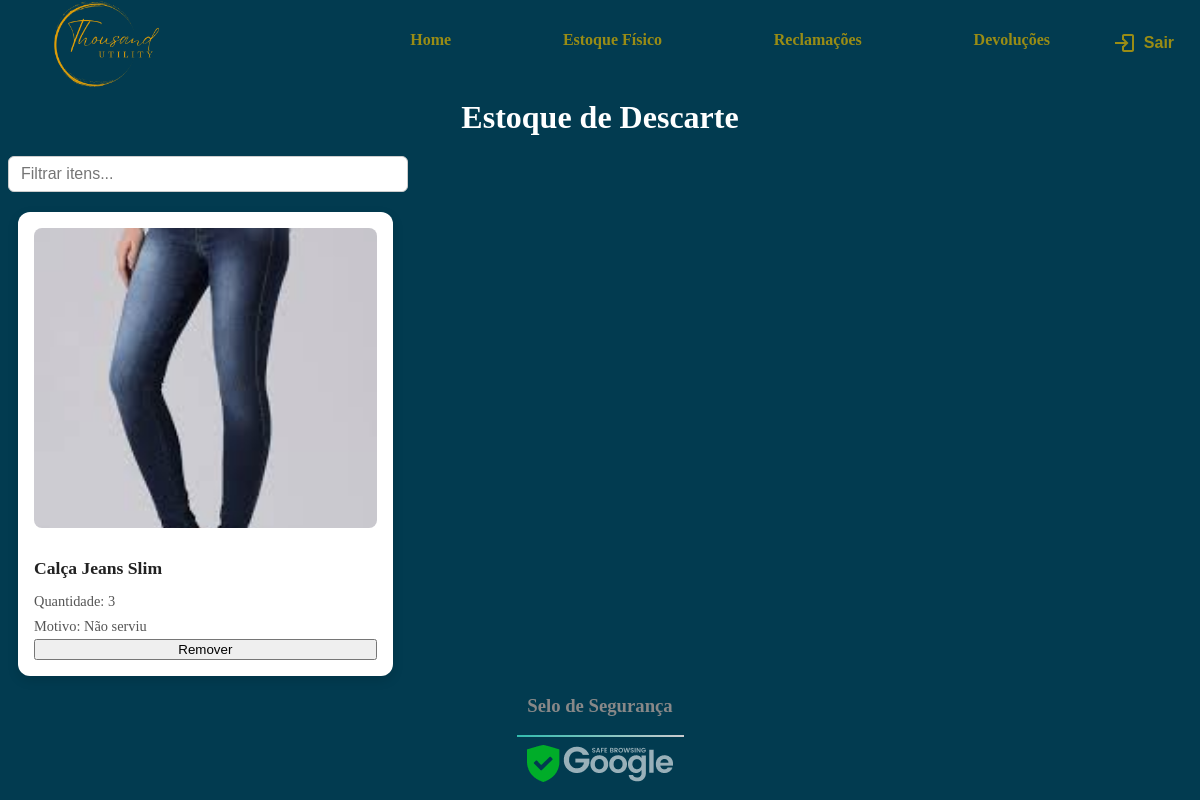
Page /descarte on the committed database.
### tables this page shows
CREATE TABLE descarte (
        id INTEGER PRIMARY KEY AUTOINCREMENT,
        nome TEXT NOT NULL,
        motivo TEXT NOT NULL,
        quantidade INTEGER NOT NULL,
        preco REAL,
        imagem TEXT NOT NULL
    );

### app.py (the view)
@app.route('/descarte')
def descarte():
    conn = get_db()
    itens_descarte = conn.execute('SELECT * FROM descarte').fetchall()
    return render_template('descarte.html', itens=itens_descarte, logo='imagens/logoPI.png')

### app.py (called while the page is built)
def get_db():
    db = getattr(g, '_database', None)
    if db is None:
        db = g._database = sqlite3.connect(DATABASE)
        db.row_factory = sqlite3.Row
    return db

@app.teardown_appcontext
def close_connection(exception):
    db = getattr(g, '_database', None)
    if db is not None:
        db.close()

### templates/descarte.html (shortened to what this page needs)
<!DOCTYPE html>
<html lang="PT">
  <head>
    <link rel="stylesheet" href="{{ url_for('static', filename='css/style.css') }}" />
  </head>
  <body>
    <header>
      <div id="header">
        <img src="{{ url_for('static', filename='imagens/logoPI.png') }}" alt="Logo" class="logo" />
        <nav id="nav">
          <ul id="menu" role="menu">
            <li><a href="{{ url_for('home') }}">Home</a></li>
            <li><a href="{{ url_for('estoque_fisico') }}">Estoque Físico</a></li>
            <li><a href="{{ url_for('reclamacoes') }}">Reclamações</a></li>
            <li><a href="{{ url_for('estoque_devolucao') }}">Devoluções</a></li>
            <a
              href="{{ url_for('home') }}"
              title="Sair"
              style="display: inline-flex; align-items: center; gap: 8px; text-decoration: none; color: rgb(153, 140, 21); font-family: Arial, sans-serif; font-size: 16px;"
            >
              <svg
                xmlns="http://www.w3.org/2000/svg"
                width="24"
                height="24"
                viewBox="0 0 24 24"
                fill="rgb(153, 140, 21)"
              >
                <path d="M10.09 15.59L11.5 17l5-5-5-5-1.41 1.41L12.67 11H3v2h9.67l-2.58 2.59z" />
                <path
                  d="M20 3H12c-1.1 0-2 .9-2 2v4h2V5h8v14h-8v-4h-2v4c0 1.1.9 2 2 2h8c1.1 0 2-.9 2-2V5c0-1.1-.9-2-2-2z"
                />
              </svg>
              <span>Sair</span>
            </a>
          </ul>
        </nav>
      </div>
    </header>
    <main>
      <h1 id="descarte">Estoque de Descarte</h1>
      <input type="text" id="filtro" placeholder="Filtrar itens..." />
       <div class="container-cards grid" id="cards-container">
          {% for item in itens %}
            <div class="card" data-id="{{ item['id'] }}">
              <img src="{{ url_for('static', filename=item['imagem']) }}" alt="{{ item['nome'] }}">
              <h3>{{ item['nome'] }}</h3>
              <p>Quantidade: {{ item['quantidade'] }}</p>
              <p>Motivo: {{ item['motivo'] }}</p>
              <button class="btn-remover" data-id="{{ item['id'] }}">Remover</button>
            </div>
          {% else %}
            <p>Nenhum item no descarte.</p>
          {% endfor %}
        </div>
    </main>
    <footer>
      <div class="imagens">
        <div class="grupo1">
          <h3>Selo de Segurança</h3>
          <hr
            style="background-image: linear-gradient(to right, rgb(50, 188, 175), rgb(203, 203, 207)); height: 2px; border: none"
          />
          <img src="{{ url_for('static', filename='imagens/Frame 128.png') }}" alt="Selo de Segurança" />
        </div>
      </div>
    </footer>
  </body>
</html>

### static/css/style.css (style rules this page uses)
body, body { background-color:#023b50; }
ul { margin: 0px; padding: 0px; }
.logo { width: 150px; height: auto; }
#header { box-sizing: border-box; height: 70px; padding: 1rem; display: flex; align-items: center; justify-content: space-between; background-color:#023b50; }
a { color: rgb(153, 140, 21); text-decoration: none; font-weight: bold; font-family: 'Poppins'; }
#menu { display: flex; list-style: none; gap: 0.5rem; }
#menu a { display: block; padding: 0.12rem; }
#menu li { margin: 0 50px; }
h1 { text-align: center; margin-bottom: 20px; }
footer { text-align: center; display: block; }
h3 { color: #888; }
.grupo1 { display: inline-block; text-align: center; }
.grupo1 img { margin: 0 10px; vertical-align: middle; }
#filtro { margin: 0 auto 20px auto; padding: 8px 12px; width: 100%; max-width: 400px; border: 1px solid #ccc; border-radius: 6px; font-size: 1rem; box-sizing: border-box; }
.grid { display: grid; grid-template-columns: repeat(auto-fill, minmax(280px, 1fr)); gap: 20px; padding: 0 10px; }
.card { background-color: white; border-radius: 12px; box-shadow: 0 4px 12px rgba(0, 0, 0, 0.12); padding: 16px; transition: transform 0.25s ease, box-shadow 0.25s ease; display: flex; flex-direction: column; justify-content: space-between; }
.card img { width: 100%; height: 300px; object-fit: cover; border-radius: 8px; user-select: none; margin-bottom: 12px; }
.card h3 { font-size: 1.1rem; margin-bottom: 10px; color: #222; }
.card p { font-size: 0.9rem; color: #555; margin: 4px 0; }
#descarte { color: white; }

### rows in the picture
descarte: imagem (picture), nome "Calça Jeans Slim", quantidade "3", motivo "Não serviu"
